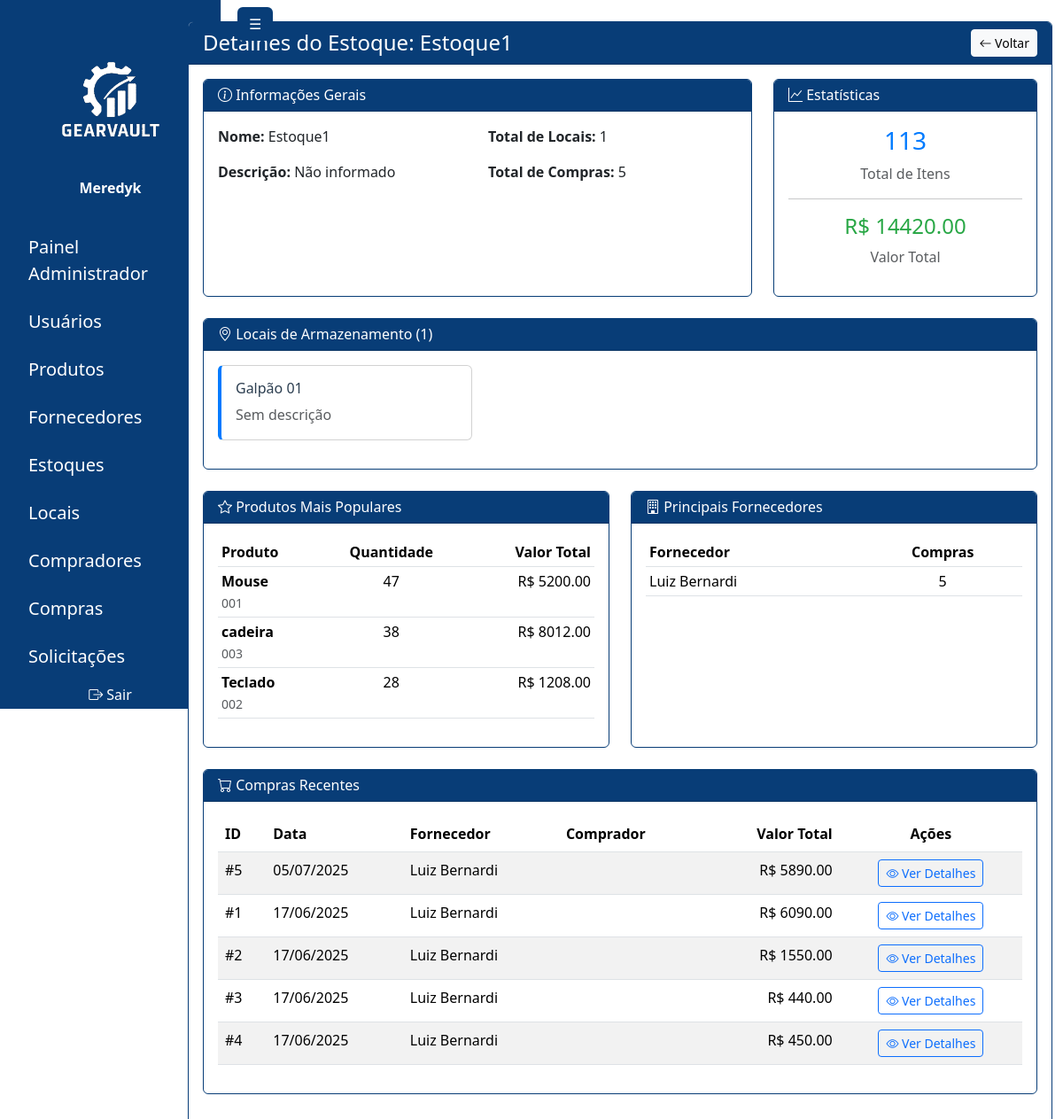
/administrador/estoques/1/ (signed in), run on the app's committed database.
### gearvault/models.py (models this page shows, shortened)
class Estoque(models.Model):
    nome = models.CharField(max_length=255)
    descricao = models.TextField(blank=True, null=True)

class LocalArmazenamento(models.Model):
    estoque = models.ForeignKey(Estoque, on_delete=models.CASCADE, related_name='locais')
    nome = models.CharField(max_length=255)
    descricao = models.TextField(blank=True, null=True)

class Produto(models.Model):
    nome = models.CharField(max_length=255)
    codigo = models.CharField(max_length=100, unique=True)
    categoria = models.CharField(max_length=100, blank=True, null=True)
    descricao = models.TextField(blank=True, null=True)
    fornecedores = models.ManyToManyField(
        Fornecedor, blank=True, related_name='produtos')
    imagem = models.ImageField(upload_to='produtos/', blank=True, null=True)

class Fornecedor(models.Model):
    nome = models.CharField(max_length=255)
    cnpj = models.CharField(  max_length=14, validators=[
        MinLengthValidator(14),
            MaxLengthValidator(14)
        ], blank=False, null=False)
    email = models.EmailField(blank=False, null=False)
    telefone = models.CharField(max_length=11,  validators=[
            MinLengthValidator(11),
            MaxLengthValidator(11)
        ], blank=False, null=False)
    endereco = models.ForeignKey(Endereco, on_delete=models.SET_NULL, blank=False, null=True)

class Compra(models.Model):
    estoque = models.ForeignKey('Estoque', on_delete=models.PROTECT, related_name='compras')
    data = models.DateField(auto_now_add=True)
    fornecedor = models.ForeignKey(Fornecedor, on_delete=models.PROTECT)
    comprador = models.ForeignKey(Comprador, on_delete=models.PROTECT)
    invoice = models.FileField(upload_to='invoices/', blank=True, null=True)
    @property
    def valor_total(self):
        return sum(item.quantidade * item.valor_unitario for item in self.itens.all())

class ItemCompra(models.Model):
    compra = models.ForeignKey(
        Compra, on_delete=models.CASCADE, related_name='itens')
    produto = models.ForeignKey(Produto, on_delete=models.PROTECT)
    local = models.ForeignKey(LocalArmazenamento, on_delete=models.PROTECT)
    quantidade = models.PositiveIntegerField()
    valor_unitario = models.DecimalField(max_digits=10, decimal_places=2)
    class Meta:
        managed = True
        verbose_name = 'Item da Compra'
        verbose_name_plural = 'Itens da Compra'

### gearvault/views.py (the view)
# urls.py: path('estoques/<int:estoque_id>/', views.admin_estoque_detalhes, name='admin_estoque_detalhes'),
@login_required
def admin_estoque_detalhes(request, estoque_id):
    if not request.user.is_authenticated or getattr(request.user.profile, 'role', None) != 'ADMIN':
        return redirect('login')
    try:
        estoque = get_object_or_404(Estoque, id=estoque_id)
    except:
        messages.error(request, 'Estoque não encontrado.')
        return redirect('admin_estoque_list')
    locais = LocalArmazenamento.objects.filter(estoque=estoque).order_by('nome')
    compras = Compra.objects.filter(estoque=estoque).select_related('fornecedor', 'comprador').order_by('-data')[:10]
    total_compras = Compra.objects.filter(estoque=estoque).count()
    total_locais = locais.count()
    total_itens = ItemCompra.objects.filter(
        local__estoque=estoque
    ).aggregate(total=Sum('quantidade'))['total'] or 0
    valor_total = ItemCompra.objects.filter(
        local__estoque=estoque
    ).aggregate(
        total=Sum(F('quantidade') * F('valor_unitario'))
    )['total'] or 0
    produtos_populares = ItemCompra.objects.filter(
        local__estoque=estoque
    ).values('produto__nome', 'produto__codigo').annotate(
        total_quantidade=Sum('quantidade'),
        total_valor=Sum(F('quantidade') * F('valor_unitario'))
    ).order_by('-total_quantidade')[:5]
    fornecedores_top = Compra.objects.filter(
        estoque=estoque
    ).values('fornecedor__nome').annotate(
        total_compras=Count('id')
    ).order_by('-total_compras')[:5]
    for fornecedor in fornecedores_top:
        compras_fornecedor = Compra.objects.filter(
            estoque=estoque,
            fornecedor__nome=fornecedor['fornecedor__nome']
        )
        valor_total_fornecedor = 0
        for compra in compras_fornecedor:
            valor_total_fornecedor += compra.valor_total
        fornecedor['valor_total'] = valor_total_fornecedor
    context = {
        'sidebar_links': get_sidebar_links(request.user),
        'estoque': estoque,
        'locais': locais,
        'compras': compras,
        'total_compras': total_compras,
        'total_locais': total_locais,
        'total_itens': total_itens,
        'valor_total': valor_total,
        'produtos_populares': produtos_populares,
        'fornecedores_top': fornecedores_top,
    }
    return render(request, 'pages/admin/estoque_detalhes.html', context)

### gearvault/templates/pages/admin/estoque_detalhes.html (shortened to what this page needs)
{% extends 'base.html' %}
{% load static %}
{% block content %}
<div class="container-fluid" id="main-content-panel">
  <div class="row">
    <div class="col-md-2" id="sidebar-panel">
      {% include 'sidebar.html' %}
    </div>
    <div class="col-md-10" id="painel-content">
      <div class="card mt-4 mb-4" style="border: 1px solid #083D77;">
        <div class="card-header text-white d-flex justify-content-between align-items-center" style="background-color: #083D77;">
          <h4 class="mb-0">Detalhes do Estoque: {{ estoque.nome }}</h4>
          <button onclick="history.back()" class="btn btn-light btn-sm">
            <i class="bi bi-arrow-left"></i> Voltar
          </button>
        </div>
        <div class="card-body">
          <div class="row mb-4">
            <div class="col-md-8">
              <div class="card h-100" style="border: 1px solid #083D77;">
                <div class="card-header text-white" style="background-color: #083D77;">
                  <h6 class="mb-0"><i class="bi bi-info-circle"></i> Informações Gerais</h6>
                </div>
                <div class="card-body">
                  <div class="row">
                    <div class="col-md-6">
                      <p><strong>Nome:</strong> {{ estoque.nome }}</p>
                      <p><strong>Descrição:</strong> {{ estoque.descricao|default:"Não informado" }}</p>
                    </div>
                    <div class="col-md-6">
                      <p><strong>Total de Locais:</strong> {{ total_locais }}</p>
                      <p><strong>Total de Compras:</strong> {{ total_compras }}</p>
                    </div>
                  </div>
                </div>
              </div>
            </div>
            <div class="col-md-4">
              <div class="card h-100" style="border: 1px solid #083D77;">
                <div class="card-header text-white" style="background-color: #083D77;">
                  <h6 class="mb-0"><i class="bi bi-graph-up"></i> Estatísticas</h6>
                </div>
                <div class="card-body">
                  <div class="text-center">
                    <h3 class="text-primary">{{ total_itens }}</h3>
                    <p class="text-muted">Total de Itens</p>
                    <hr>
                    <h4 class="text-success">R$ {{ valor_total|floatformat:2 }}</h4>
                    <p class="text-muted">Valor Total</p>
                  </div>
                </div>
              </div>
            </div>
          </div>
          <div class="row mb-4">
            <div class="col-12">
              <div class="card" style="border: 1px solid #083D77;">
                <div class="card-header text-white" style="background-color: #083D77;">
                  <h6 class="mb-0"><i class="bi bi-geo-alt"></i> Locais de Armazenamento ({{ total_locais }})</h6>
                </div>
                <div class="card-body">
                  {% if locais %}
                    <div class="row">
                      {% for local in locais %}
                        <div class="col-md-6 col-lg-4 mb-3">
                          <div class="card border-left-primary">
                            <div class="card-body">
                              <h6 class="card-title">{{ local.nome }}</h6>
                              <p class="card-text text-muted">
                                {{ local.descricao|default:"Sem descrição" }}
                              </p>
                            </div>
                          </div>
                        </div>
                      {% endfor %}
                    </div>
                  {% else %}
                    <div class="text-center py-4">
                      <i class="bi bi-geo-alt text-muted" style="font-size: 3rem;"></i>
                      <p class="text-muted">Nenhum local de armazenamento cadastrado.</p>
                    </div>
                  {% endif %}
                </div>
              </div>
            </div>
          </div>
          {% if produtos_populares %}
          <div class="row mb-4">
            <div class="col-md-6">
              <div class="card h-100" style="border: 1px solid #083D77;">
                <div class="card-header text-white" style="background-color: #083D77;">
                  <h6 class="mb-0"><i class="bi bi-star"></i> Produtos Mais Populares</h6>
                </div>
                <div class="card-body">
                  <div class="table-responsive">
                    <table class="table table-sm">
                      <thead>
                        <tr>
                          <th>Produto</th>
                          <th class="text-center">Quantidade</th>
                          <th class="text-end">Valor Total</th>
                        </tr>
                      </thead>
                      <tbody>
                        {% for produto in produtos_populares %}
                        <tr>
                          <td>
                            <strong>{{ produto.produto__nome }}</strong><br>
                            <small class="text-muted">{{ produto.produto__codigo }}</small>
                          </td>
                          <td class="text-center">{{ produto.total_quantidade }}</td>
                          <td class="text-end">R$ {{ produto.total_valor|floatformat:2 }}</td>
                        </tr>
                        {% endfor %}
                      </tbody>
                    </table>
                  </div>
                </div>
              </div>
            </div>
            <div class="col-md-6">
              <div class="card h-100" style="border: 1px solid #083D77;">
                <div class="card-header text-white" style="background-color: #083D77;">
                  <h6 class="mb-0"><i class="bi bi-building"></i> Principais Fornecedores</h6>
                </div>
                <div class="card-body">
                  {% if fornecedores_top %}
                    <div class="table-responsive">
                      <table class="table table-sm">
                        <thead>
                          <tr>
                            <th>Fornecedor</th>
                            <th class="text-center">Compras</th>
                          </tr>
                        </thead>
                        <tbody>
                          {% for fornecedor in fornecedores_top %}
                          <tr>
                            <td>{{ fornecedor.fornecedor__nome }}</td>
                            <td class="text-center">{{ fornecedor.total_compras }}</td>
                          </tr>
                          {% endfor %}
                        </tbody>
                      </table>
                    </div>
                  {% else %}
                    <div class="text-center py-3">
                      <i class="bi bi-building text-muted" style="font-size: 2rem;"></i>
                      <p class="text-muted">Nenhuma compra registrada.</p>
                    </div>
                  {% endif %}
                </div>
              </div>
            </div>
          </div>
          {% endif %}
          <div class="row mb-4">
            <div class="col-12">
              <div class="card" style="border: 1px solid #083D77;">
                <div class="card-header text-white" style="background-color: #083D77;">
                  <h6 class="mb-0"><i class="bi bi-cart"></i> Compras Recentes</h6>
                </div>
                <div class="card-body">
                  {% if compras %}
                    <div class="table-responsive">
                      <table class="table table-striped">
                        <thead>
                          <tr>
                            <th>ID</th>
                            <th>Data</th>
                            <th>Fornecedor</th>
                            <th>Comprador</th>
                            <th class="text-end">Valor Total</th>
                            <th class="text-center">Ações</th>
                          </tr>
                        </thead>
                        <tbody>
                          {% for compra in compras %}
                          <tr>
                            <td>#{{ compra.id }}</td>
                            <td>{{ compra.data|date:"d/m/Y" }}</td>
                            <td>{{ compra.fornecedor.nome }}</td>
                            <td>{{ compra.comprador.nome }}</td>
                            <td class="text-end">R$ {{ compra.valor_total|floatformat:2 }}</td>
                            <td class="text-center">
                              <a href="{% url 'admin_compra_detalhes_pagina' compra.id %}"
                                 class="btn btn-sm btn-outline-primary">
                                <i class="bi bi-eye"></i> Ver Detalhes
                              </a>
                            </td>
                          </tr>
                          {% endfor %}
                        </tbody>
                      </table>
                    </div>
                  {% else %}
                    <div class="text-center py-4">
                      <i class="bi bi-cart text-muted" style="font-size: 3rem;"></i>
                      <p class="text-muted">Nenhuma compra registrada para este estoque.</p>
                    </div>
                  {% endif %}
                </div>
              </div>
            </div>
          </div>
        </div>
      </div>
    </div>
  </div>
</div>
{% endblock %}

### templates/sidebar.html (shortened to what this page needs)
{% load static %}
<div id="sidebar" class="position-fixed top-0 start-0 vh-100 text-white d-flex flex-column pt-5 border-end" style="background-color: #083D77; width: 250px; transition: transform 0.3s ease;">
  <div class="text-center mb-4 pt-3">
    <img src="{% static 'assets/LogoGearvaultBranco.png' %}" alt="Logo GearVault" style="width: 120px;" class="mb-3" />
    <strong class="d-block">{{ user.username }}</strong>
  </div>
  <nav class="flex-grow-1">
    <ul class="nav flex-column px-3">
      {% if sidebar_links %}
        {% for link in sidebar_links %}
          <li class="nav-item mt-2">
            <a href="{{ link.url }}" class="nav-link text-white fs-5 rounded px-3 py-2 link-hover{% if request.path == link.url %} active-link{% endif %}">{{ link.label }}</a>
          </li>
        {% endfor %}
      {% else %}
        <li class="nav-item text-white px-3">Nenhum link disponível</li>
      {% endif %}
    </ul>
  </nav>
  <div class="mt-auto">
    <a href="{% url 'logout' %}" class="text-white d-block px-3 py-2 pb-3 text-decoration-none text-center"><i class="bi bi-box-arrow-right"></i> Sair</a>
  </div>
</div>
<button id="toggleSidebarBtn" type="button" class="btn position-fixed top-0" style="background-color: #083D77;
  color: white; left: 260px; z-index: 1050; transition: left 0.3s ease; margin: 0.5rem;">☰</button>

### data on the page
Estoque: nome "Estoque1", descricao "Não informado"
LocalArmazenamento: nome "Galpão 01", descricao "Sem descrição"
Produto: produto__nome "Mouse", produto__codigo "001", total_quantidade "47", total_valor "5200.00"
Produto: produto__nome "cadeira", produto__codigo "003", total_quantidade "38", total_valor "8012.00"
Produto: produto__nome "Teclado", produto__codigo "002", total_quantidade "28", total_valor "1208.00"
Fornecedor: fornecedor__nome "Luiz Bernardi", total_compras "5"
Compra: id "5", data "05/07/2025", fornecedor.nome "Luiz Bernardi", valor_total "5890.00"
Compra: id "1", data "17/06/2025", fornecedor.nome "Luiz Bernardi", valor_total "6090.00"
Compra: id "2", data "17/06/2025", fornecedor.nome "Luiz Bernardi", valor_total "1550.00"
Compra: id "3", data "17/06/2025", fornecedor.nome "Luiz Bernardi", valor_total "440.00"
Compra: id "4", data "17/06/2025", fornecedor.nome "Luiz Bernardi", valor_total "450.00"

### other printed values
{{ user.username }} "Meredyk"
{{ link.label }} "Painel Administrador" "Usuários" "Produtos" "Fornecedores" "Estoques" "Locais" "Compradores" "Compras" "Solicitações"
{{ total_locais }} "1"
{{ total_compras }} "5"
{{ total_itens }} "113"
{{ valor_total|floatformat:2 }} "14420.00"
